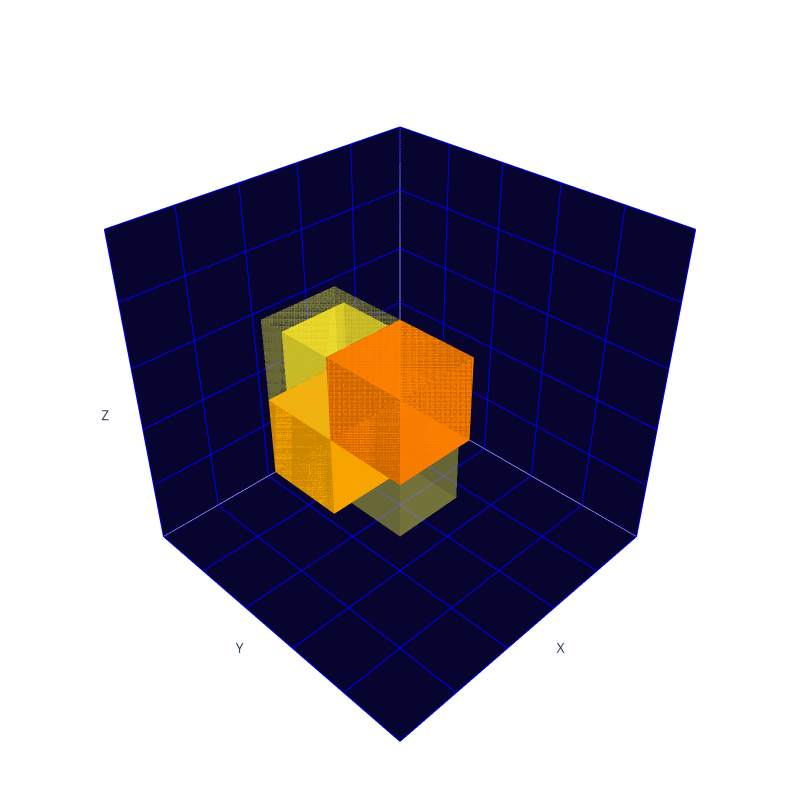

Notebook cell for this chart:
### Code cell
image_mode = np.zeros((5, 5, 5))
image_mode[x_mod, y_mod, z_mod] = hit_q
plotly_generate(image_mode, max_energy=image_mode.max()+1)

### Figure 1 — Plotly figure (JSON) as saved in the notebook; plotly's stock layout.template omitted (floating-point values rounded to 4 significant figures)
{"data": [{"color": "#FFE518", "colorbar": {"thickness": 20, "title": {"text": "Voxel Values"}}, "flatshading": true, "i": [7, 0, 0, 0, 4, 4, 6, 6, 4, 0, 3, 2], "j": [3, 4, 1, 2, 5, 6, 5, 2, 0, 1, 6, 3], "k": [0, 7, 2, 3, 6, 7, 1, 1, 5, 5, 7, 6], "opacity": 0.5353, "type": "mesh3d", "x": [2, 2, 3, 3, 2, 2, 3, 3], "y": [2, 3, 3, 2, 2, 3, 3, 2], "z": [2, 2, 2, 2, 3, 3, 3, 3]}, {"color": "#FFAE00", "colorbar": {"thickness": 20, "title": {"text": "Voxel Values"}}, "flatshading": true, "i": [7, 0, 0, 0, 4, 4, 6, 6, 4, 0, 3, 2], "j": [3, 4, 1, 2, 5, 6, 5, 2, 0, 1, 6, 3], "k": [0, 7, 2, 3, 6, 7, 1, 1, 5, 5, 7, 6], "opacity": 1, "type": "mesh3d", "x": [3, 3, 4, 4, 3, 3, 4, 4], "y": [2, 3, 3, 2, 2, 3, 3, 2], "z": [2, 2, 2, 2, 3, 3, 3, 3]}, {"color": "#FFDB12", "colorbar": {"thickness": 20, "title": {"text": "Voxel Values"}}, "flatshading": true, "i": [7, 0, 0, 0, 4, 4, 6, 6, 4, 0, 3, 2], "j": [3, 4, 1, 2, 5, 6, 5, 2, 0, 1, 6, 3], "k": [0, 7, 2, 3, 6, 7, 1, 1, 5, 5, 7, 6], "opacity": 0.6647, "type": "mesh3d", "x": [3, 3, 4, 4, 3, 3, 4, 4], "y": [2, 3, 3, 2, 2, 3, 3, 2], "z": [3, 3, 3, 3, 4, 4, 4, 4]}, {"color": "#F1F348", "colorbar": {"thickness": 20, "title": {"text": "Voxel Values"}}, "flatshading": true, "i": [7, 0, 0, 0, 4, 4, 6, 6, 4, 0, 3, 2], "j": [3, 4, 1, 2, 5, 6, 5, 2, 0, 1, 6, 3], "k": [0, 7, 2, 3, 6, 7, 1, 1, 5, 5, 7, 6], "opacity": 0.2697, "type": "mesh3d", "x": [3, 3, 4, 4, 3, 3, 4, 4], "y": [3, 4, 4, 3, 3, 4, 4, 3], "z": [2, 2, 2, 2, 3, 3, 3, 3]}, {"color": "#FE9600", "colorbar": {"thickness": 20, "title": {"text": "Voxel Values"}}, "flatshading": true, "i": [7, 0, 0, 0, 4, 4, 6, 6, 4, 0, 3, 2], "j": [3, 4, 1, 2, 5, 6, 5, 2, 0, 1, 6, 3], "k": [0, 7, 2, 3, 6, 7, 1, 1, 5, 5, 7, 6], "opacity": 1, "type": "mesh3d", "x": [3, 3, 4, 4, 3, 3, 4, 4], "y": [3, 4, 4, 3, 3, 4, 4, 3], "z": [3, 3, 3, 3, 4, 4, 4, 4]}, {"color": "#FFA900", "colorbar": {"thickness": 20, "title": {"text": "Voxel Values"}}, "flatshading": true, "i": [7, 0, 0, 0, 4, 4, 6, 6, 4, 0, 3, 2], "j": [3, 4, 1, 2, 5, 6, 5, 2, 0, 1, 6, 3], "k": [0, 7, 2, 3, 6, 7, 1, 1, 5, 5, 7, 6], "opacity": 1, "type": "mesh3d", "x": [4, 4, 5, 5, 4, 4, 5, 5], "y": [3, 4, 4, 3, 3, 4, 4, 3], "z": [3, 3, 3, 3, 4, 4, 4, 4]}, {"color": "#F1F348", "colorbar": {"thickness": 20, "title": {"text": "Voxel Values"}}, "flatshading": true, "i": [7, 0, 0, 0, 4, 4, 6, 6, 4, 0, 3, 2], "j": [3, 4, 1, 2, 5, 6, 5, 2, 0, 1, 6, 3], "k": [0, 7, 2, 3, 6, 7, 1, 1, 5, 5, 7, 6], "opacity": 0.2806, "type": "mesh3d", "x": [4, 4, 5, 5, 4, 4, 5, 5], "y": [3, 4, 4, 3, 3, 4, 4, 3], "z": [4, 4, 4, 4, 5, 5, 5, 5]}, {"color": "#FC7F00", "colorbar": {"thickness": 20, "title": {"text": "Voxel Values"}}, "flatshading": true, "i": [7, 0, 0, 0, 4, 4, 6, 6, 4, 0, 3, 2], "j": [3, 4, 1, 2, 5, 6, 5, 2, 0, 1, 6, 3], "k": [0, 7, 2, 3, 6, 7, 1, 1, 5, 5, 7, 6], "opacity": 1, "type": "mesh3d", "x": [4, 4, 5, 5, 4, 4, 5, 5], "y": [4, 5, 5, 4, 4, 5, 5, 4], "z": [4, 4, 4, 4, 5, 5, 5, 5]}], "layout": {"height": 800, "margin": {"b": 0, "l": 0, "r": 0, "t": 0}, "paper_bgcolor": "rgba(0, 0, 0, 0)", "plot_bgcolor": "rgba(0, 0, 0, 0)", "scene": {"aspectmode": "cube", "camera": {"center": {"x": 0, "y": 0, "z": 0}, "eye": {"x": 1.5, "y": 1.5, "z": 1.5}}, "xaxis": {"backgroundcolor": "#07042F", "gridcolor": "blue", "range": [0, 5], "showticklabels": false, "title": {"text": "X"}}, "yaxis": {"backgroundcolor": "#07042F", "gridcolor": "blue", "range": [0, 5], "showticklabels": false, "title": {"text": "Y"}}, "zaxis": {"backgroundcolor": "#07042F", "gridcolor": "blue", "range": [0, 5], "showticklabels": false, "title": {"text": "Z"}}}, "width": 800}}
